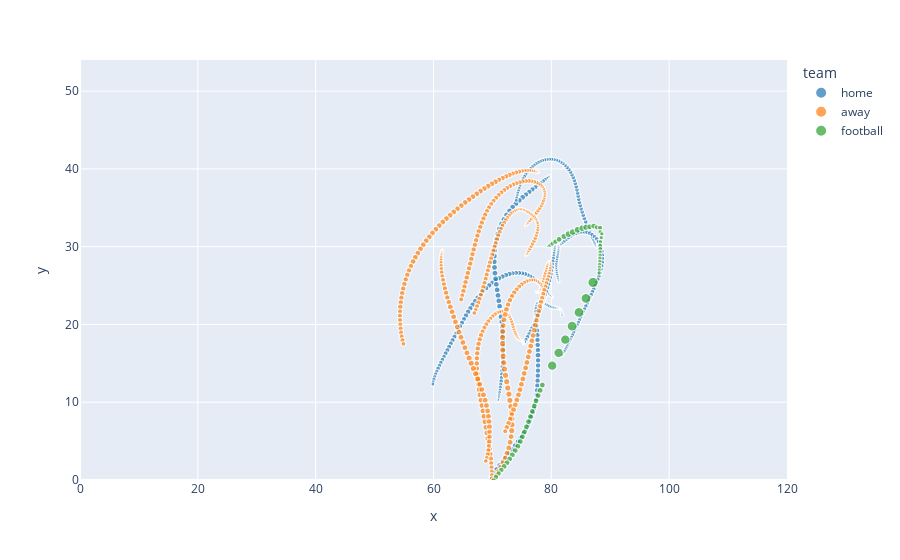

The notebook cell this image was saved under:
### Markdown cell above
Now that we have a better understanding of the data, let us play around with some of the visualizations. We've seen what kind of visuals this dataset can generate, now let's try to enhance those, using plotly. Let us revisit the previous play using plotly

### Code cell
test_play = test_week[(test_week['playId']==165)]

fig = px.scatter(test_play, 
                 x="x", 
                 y="y",
                 size="s",
                 color="team",
                 hover_name="displayName",
                 size_max=10, 
                 range_x=[0,120], 
                 range_y=[0,54])

fig.update_layout(template='plotly')
fig.show()

### Figure 1 — Plotly figure (JSON) as saved in the notebook; plotly's stock layout.template omitted (floating-point values rounded to 4 significant figures; data arrays with more than 128 entries replaced by an {"elided": "..."} marker saying what was removed)
{"data": [{"hovertemplate": "<b>%{hovertext}</b><br><br>team=home<br>x=%{x}<br>y=%{y}<br>s=%{marker.size}<extra></extra>", "hovertext": {"elided": "450 str values"}, "legendgroup": "home", "marker": {"color": "#1F77B4", "size": {"elided": "450 float values"}, "sizemode": "area", "sizeref": 0.2052, "symbol": "circle"}, "mode": "markers", "name": "home", "showlegend": true, "type": "scattergl", "x": {"elided": "450 float values"}, "xaxis": "x", "y": {"elided": "450 float values"}, "yaxis": "y"}, {"hovertemplate": "<b>%{hovertext}</b><br><br>team=away<br>x=%{x}<br>y=%{y}<br>s=%{marker.size}<extra></extra>", "hovertext": {"elided": "525 str values"}, "legendgroup": "away", "marker": {"color": "#FF7F0E", "size": {"elided": "525 float values"}, "sizemode": "area", "sizeref": 0.2052, "symbol": "circle"}, "mode": "markers", "name": "away", "showlegend": true, "type": "scattergl", "x": {"elided": "525 float values"}, "xaxis": "x", "y": {"elided": "525 float values"}, "yaxis": "y"}, {"hovertemplate": "<b>%{hovertext}</b><br><br>team=football<br>x=%{x}<br>y=%{y}<br>s=%{marker.size}<extra></extra>", "hovertext": ["Football", "Football", "Football", "Football", "Football", "Football", "Football", "Football", "Football", "Football", "Football", "Football", "Football", "Football", "Football", "Football", "Football", "Football", "Football", "Football", "Football", "Football", "Football", "Football", "Football", "Football", "Football", "Football", "Football", "Football", "Football", "Football", "Football", "Football", "Football", "Football", "Football", "Football", "Football", "Football", "Football", "Football", "Football", "Football", "Football", "Football", "Football", "Football", "Football", "Football", "Football", "Football", "Football", "Football", "Football", "Football", "Football", "Football", "Football", "Football", "Football", "Football", "Football", "Football", "Football", "Football", "Football", "Football", "Football", "Football", "Football", "Football", "Football", "Football", "Football"], "legendgroup": "football", "marker": {"color": "#2CA02C", "size": [0, 0, 0, 0, 0, 0, 0, 0, 0, 0, 0, 0, 0, 0.08, 0.83, 2.3, 3.94, 5.47, 6.54, 7.52, 8.4, 8.64, 8.82, 8.88, 8.66, 7.92, 7.13, 6.65, 5.73, 5.2, 4.25, 4, 3.82, 4.12, 4.24, 4.2, 4.06, 4.06, 4.01, 3.93, 3.84, 3.74, 3.63, 3.51, 20.52, 20.3, 19.86, 19.36, 18.82, 18.24, 17.64, 7.56, 7.51, 7.47, 7.54, 7.49, 7.47, 7.38, 7.38, 7.34, 7.24, 7.16, 7, 6.99, 6.98, 7, 6.91, 6.79, 6.68, 6.56, 6.35, 6.12, 5.95, 5.76, 5.71], "sizemode": "area", "sizeref": 0.2052, "symbol": "circle"}, "mode": "markers", "name": "football", "showlegend": true, "type": "scattergl", "x": [79.09, 79.09, 79.09, 79.09, 79.09, 79.09, 79.09, 79.1, 79.11, 79.14, 79.16, 79.16, 79.22, 79.29, 79.34, 79.49, 79.77, 80.19, 80.7, 81.33, 82.16, 82.91, 83.63, 84.44, 85.24, 85.89, 86.54, 87.22, 87.73, 88.27, 88.32, 88.58, 88.48, 88.36, 88.31, 88.3, 88.28, 88.26, 88.23, 88.21, 88.18, 88.15, 88.12, 88.1, 87.07, 85.88, 84.69, 83.52, 82.37, 81.24, 80.14, 78.48, 78.11, 77.75, 77.41, 77.09, 76.77, 76.45, 76.12, 75.78, 75.43, 75.08, 74.73, 74.32, 73.87, 73.39, 72.93, 72.47, 71.98, 71.51, 71.05, 70.6, 70.2, 69.83, 69.49], "xaxis": "x", "y": [29.9, 29.9, 29.91, 29.91, 29.91, 29.91, 29.91, 29.91, 29.91, 29.91, 29.92, 29.92, 29.94, 29.96, 29.99, 30.06, 30.19, 30.4, 30.64, 30.94, 31.32, 31.62, 31.88, 32.17, 32.37, 32.49, 32.56, 32.65, 32.48, 32.43, 31.89, 31.64, 31.15, 30.63, 30.14, 29.72, 29.3, 28.9, 28.51, 28.11, 27.72, 27.34, 26.98, 26.62, 25.4, 23.35, 21.55, 19.78, 18.05, 16.35, 14.7, 12.21, 11.52, 10.85, 10.17, 9.5, 8.83, 8.15, 7.49, 6.83, 6.18, 5.55, 4.94, 4.34, 3.78, 3.23, 2.71, 2.21, 1.74, 1.28, 0.83, 0.39, -0.07, -0.52, -0.99], "yaxis": "y"}], "layout": {"legend": {"itemsizing": "constant", "title": {"text": "team"}, "tracegroupgap": 0}, "margin": {"t": 60}, "xaxis": {"anchor": "y", "domain": [0, 1], "range": [0, 120], "title": {"text": "x"}}, "yaxis": {"anchor": "x", "domain": [0, 1], "range": [0, 54], "title": {"text": "y"}}}}
